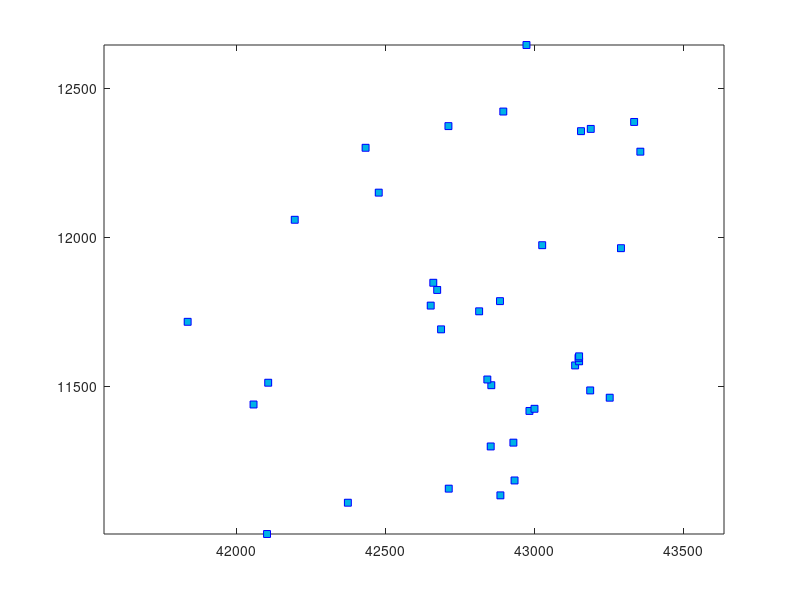
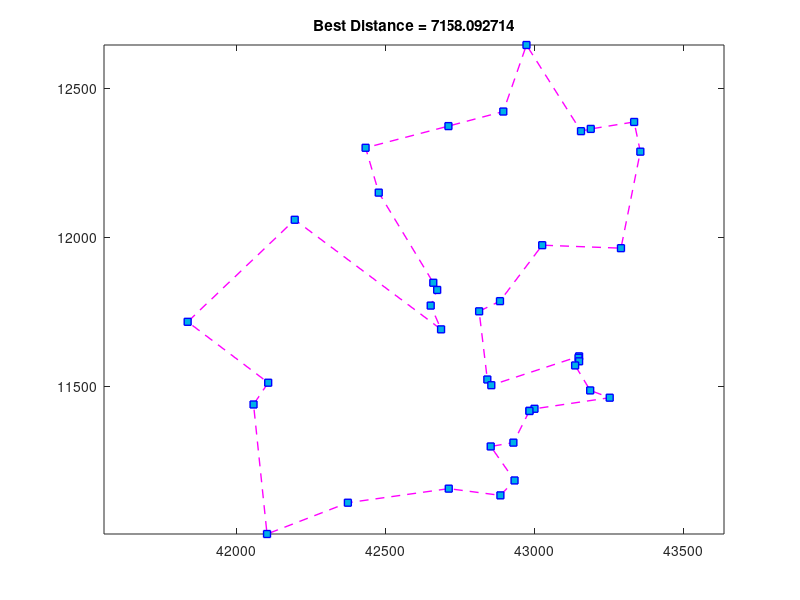

MATLAB code for these plots, in order:
clear all;
load('X.mat');
city = X;
plot(city(:,3),city(:,2),'s','MarkerSize',5,'MarkerEdgeColor','b','MarkerFaceColor',[0,0.7,0.9]),axis equal;
cityAmount = size(city,1);
PopSize = 100;
Pc = 0.90;
Pm = 0.02;
 
for i = 1:100
    Chrom(i, :) = randperm(cityAmount);
end
 
for kk = 1:1000
    for i = 1:100
        fitness(i) = 0;
        for d = 1:cityAmount
            StartingCity = Chrom(i,d);
            DestinationCity = Chrom(i,rem(d,cityAmount)+1);
            fitness(i) = fitness(i) + sqrt((city(DestinationCity,2)-city(StartingCity,2))^2 + (city(DestinationCity,3)-city(StartingCity,3))^2);
        end
        RT(i) = sum(10000./fitness(1:i));
    end
    maxfit(kk) = max(10000./fitness);
    
    if kk==1
        QQQ=find((10000./fitness)==max(10000./fitness));
        BestChrom=Chrom(QQQ(1),:);
    else
        if maxfit(kk)>maxfit(kk-1)
            QQQ=find((10000./fitness)==max(10000./fitness));
            BestChrom=Chrom(QQQ(1),:);
        end
    end
    
    Chrom(1,:)=BestChrom;
    
    if kk>15 &&  abs(maxfit(kk)-maxfit(kk-14))<10^(-15)
        break
    end
    
    for i=1:30
        ReChrom(i,:) = BestChrom;
    end
    
    for i=31:100
        a=find(RT>=rand*sum(10000./fitness));
        ReChrom(i,:)=Chrom(a(1),:);
    end
    
    %Crossover
    CrChrom=ReChrom;
    for i=2:2:PopSize*Pc
        Crossover=randi([2 (cityAmount/2)]);
        for j = 1:Crossover
            index_s = find(CrChrom(i-1,:)==ReChrom(i,j));
            CrChrom(i-1,index_s)= CrChrom(i-1,j);
            CrChrom(i-1,j)= ReChrom(i,j);
            index_t = find(CrChrom(i,:)==ReChrom(i-1,j));
            CrChrom(i,index_t)= CrChrom(i,j);
            CrChrom(i,j)= ReChrom(i-1,j);
        end
    end
    
    %Mutation
    ChromTemp = CrChrom;
    for i=1:PopSize*Pm*cityAmount
        Mutation=randperm(cityAmount,2);
        if  (Mutation(1)>Mutation(2))
            temp_mutation = Mutation(2);
            Mutation(2) = Mutation(1);
            Mutation(1) = temp_mutation;
        end
        CrChrom(i,Mutation(1):Mutation(2)) = fliplr(ChromTemp(i,Mutation(1):Mutation(2)));
    end
    Chrom=CrChrom;
end
 
Best_Distance = 0;
for i = 1:cityAmount
    StartingCity = BestChrom(i);
    DestinationCity = BestChrom(rem(i, cityAmount) + 1);
    Best_Distance = Best_Distance + sqrt((city(DestinationCity,2)-city(StartingCity,2))^2 + (city(DestinationCity,3)-city(StartingCity,3))^2);
    ans(i,:) = city(BestChrom(i),:);
end
 
ans(i+1,:) = ans(1,:);
figure
plot(ans(:,3), ans(:,2), '--sm', 'LineWidth', 1, 'MarkerSize',5,'MarkerEdgeColor','b','MarkerFaceColor',[0,0.7,0.9]),axis equal;
title(sprintf('Best Distance = %f', Best_Distance));
            
